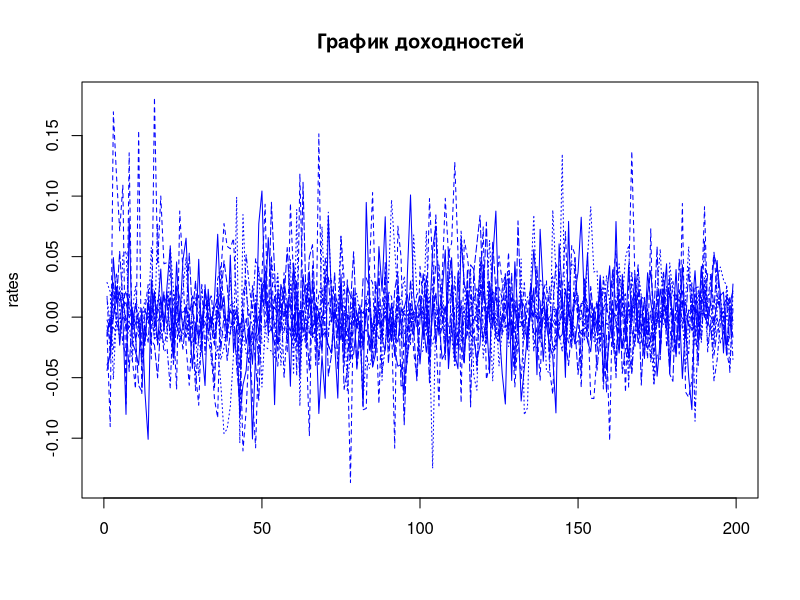
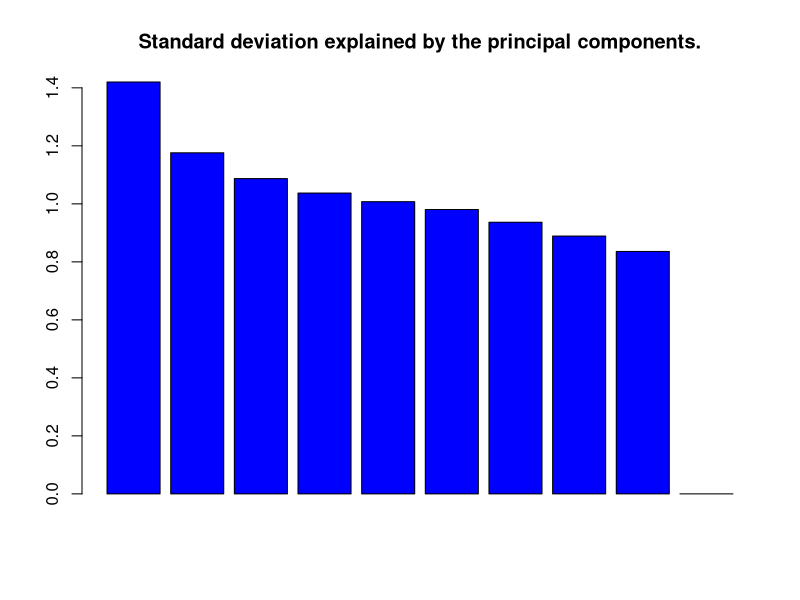
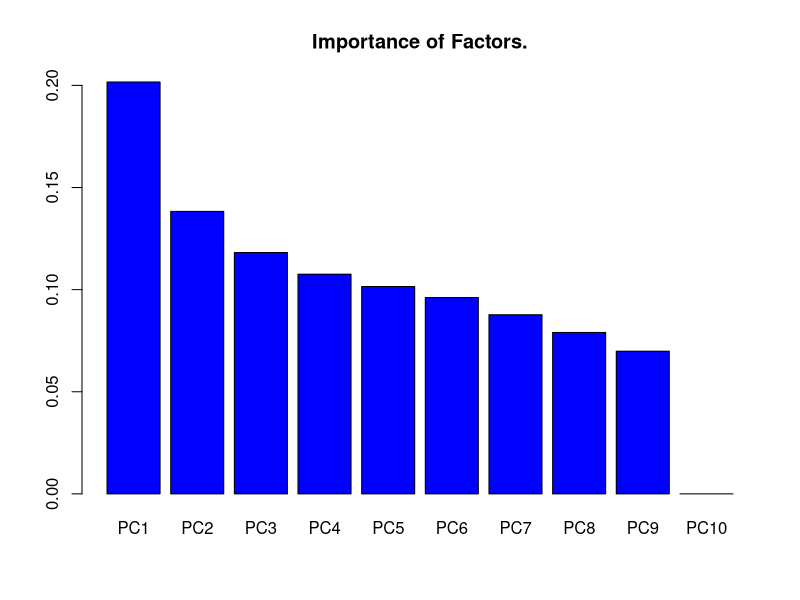
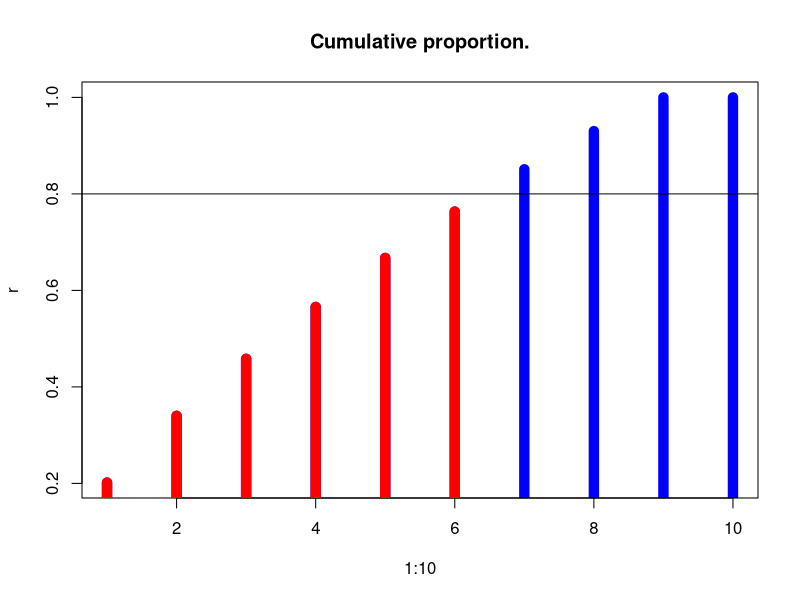
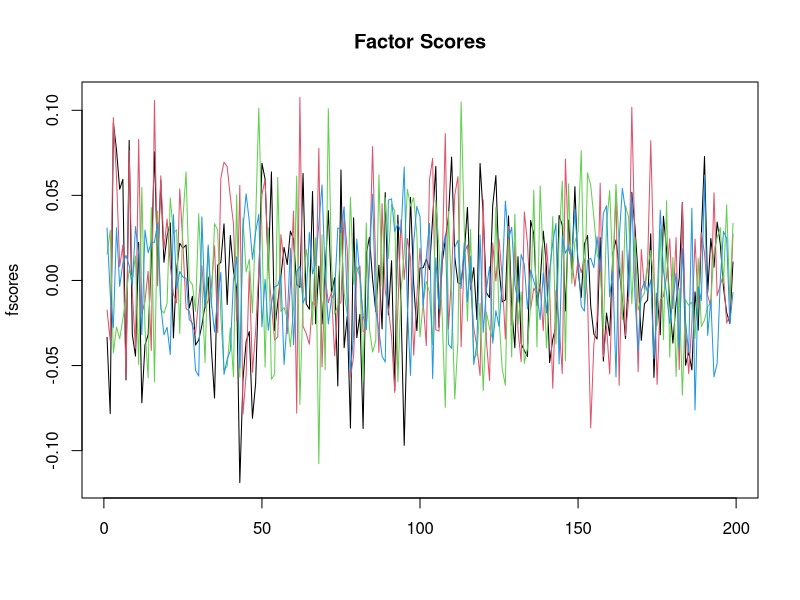
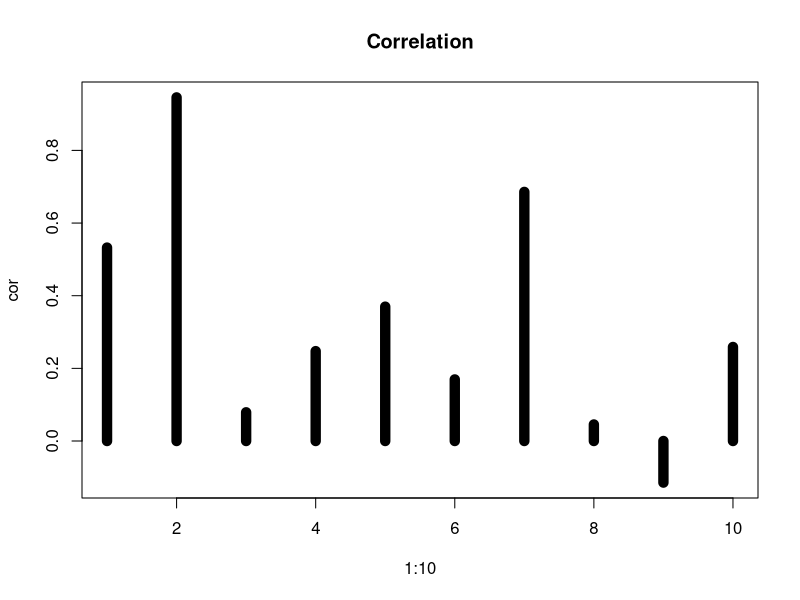
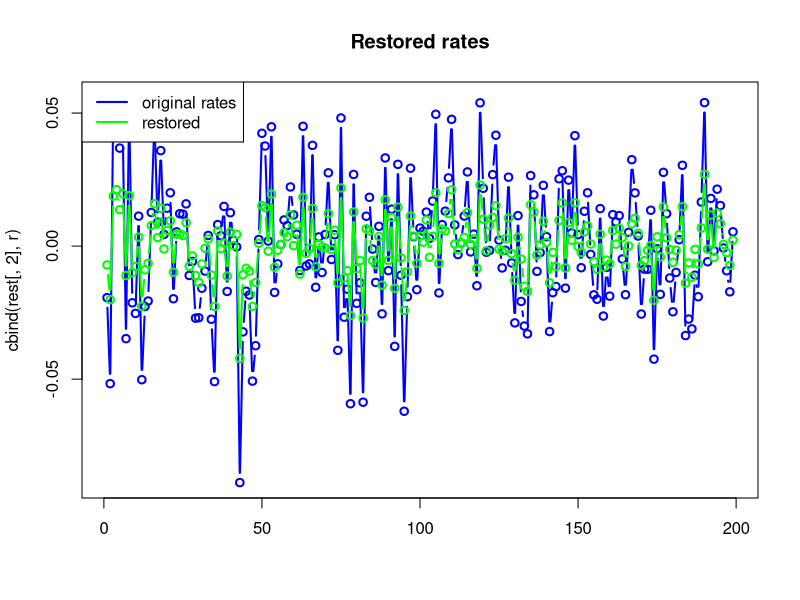

R code for these plots, in order:
Stocs <- read.csv("var_6.csv")
head(Stocs)

(ncol <- dim(Stocs)[2])
(nrow <- dim(Stocs)[1])
rates <- Stocs[2:nrow,] / Stocs [1:(nrow-1),] - 1
head(rates)
rates <- rates[1:(nrow-2),]

matplot(rates, type = 'l', main = "График доходностей", col = "blue", pch = 20)

pca <- prcomp(rates, scale = TRUE)
summary(pca)

pca$center
mp <- barplot(pca$sdev,main = "Standard deviation explained by the principal components.", col = "blue")

dim(pca$rotation)

ss <- summary(pca)
mp <- barplot(ss$importance[2,],main = "Importance of Factors.", col = "blue")


his <- ss$importance[3,]
his[7:10]<- NA
r <- as.matrix(cbind(ss$importance[3,],his))
mp <- matplot(1:10, r, type = 'h',lty = 1, lwd = 10,main = "Cumulative proportion.", col = c("blue",'red'))
abline(h = 0.8,col = 'black')

scores <- function(ldata,pca,number)
{
  cdata <- ldata
  m <- dim(ldata)[2]
  for (i in 1:m)
    cdata[,i] <- ldata[,i] - pca$center[i]
  loads <- pca$rotation[,1:number]
  cdata <- as.matrix(cdata)
  f <- cdata %*% loads
  return (f)
}
number <- 4
fscores <- scores(rates,pca,number)
matplot(fscores,type = 'l',lty = 1, col = 1:number,main = 'Factor Scores')

c_1 <- cor(fscores[,1], rates$V1)
c_2 <- cor(fscores[,1], rates$V2)
c_3 <- cor(fscores[,1], rates$V3)
c_4 <- cor(fscores[,1], rates$V4)
c_5 <- cor(fscores[,1], rates$V5)
c_6 <- cor(fscores[,1], rates$V6)
c_7 <- cor(fscores[,1], rates$V7)
c_8 <- cor(fscores[,1], rates$V8)
c_9 <- cor(fscores[,1], rates$V9)
c_10 <- cor(fscores[,1], rates$V10)
cor <- c(c_1, c_2, c_3, c_4, c_5, c_6, c_7, c_8, c_9, c_10)
matplot(1:10, cor, type = 'h', lty = 1, lwd = 10, main = "Correlation")

restoreData<- function(fscores,loadings,center)
{
  npca <- dim(fscores)[2]
  myeigen <- t(loadings[,1:npca])
  rest <- fscores %*%myeigen
  m <- length(center)
  if (m == dim(rest)[2])
  {
    for (i in 1:m)
      rest[,i] <- rest[,i]+center[i]
  }
  return(rest)
}
rest <- restoreData(fscores,pca$rotation,pca$center)
head(rest[,2])

r <- unlist(rates[,2])
matplot(cbind(rest[,2],r),type ='b',pch=21,lwd = 2,main = 'Restored rates',col = c('blue','green'),lty = 1)
legend('topleft',c('original rates','restored'),lty=1,lwd=2,col=c('blue','green') )

